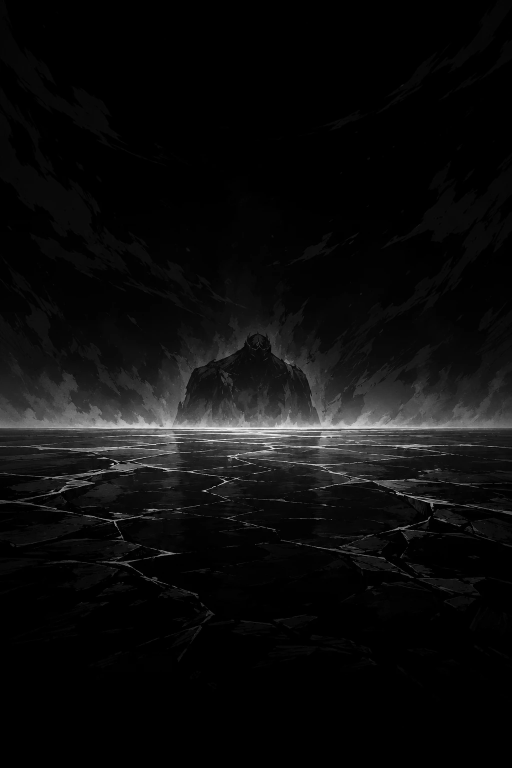
#> input picture art/bron/achtergrond-inferno-1-ver.png, 1024 x 1536 px, given in place of item-kettlebell.png, which was not available (shown at 1/2 size)
$ python prep-art.py ../art/bron/achtergrond-inferno-1-ver.png ../art/bron/achtergrond-inferno-2-midden.png
#> lines starting #> are read from the running program, lines starting #| are printed output that depends on the picture
# Maakt van de ChatGPT-beelden (art/bron, namen uit docs/ART-PIPELINE.md) de lagen voor de app.
#   python3 scripts/prep-art.py art/bron public/art
#
# - Alles wordt WebP met alfakanaal en op schermmaat verkleind.
# - Mist en water hebben een zwarte achtergrond; die mengt de app weg met 'screen'.
# - De veer wordt wit op doorzichtig.
# - Rigs (zoals Darkest Dungeon): het bewegende deel van een tafereel wordt een los stuk
#   met een draaipunt. ChatGPT tekent bij een bewerking het hele beeld opnieuw, dus we nemen
#   de basis en het bewegende deel uit hetzelfde beeld en wissen het deel uit de basis.
# - Pelgrim-stap 2 wordt op stap 1 uitgelijnd, zodat het lopen niet verspringt.
import json
import os
import sys

import numpy as np
from PIL import Image, ImageDraw, ImageFilter

SRC, OUT = sys.argv[1], sys.argv[2]
os.makedirs(OUT, exist_ok=True)
rig = {}


def load(name):
    return Image.open(os.path.join(SRC, name + '.png')).convert('RGBA')


def save(im, name, width=None, rgb=False):
    if width and im.width > width:
        im = im.resize((width, round(im.height * width / im.width)), Image.LANCZOS)
    if rgb:
        im = im.convert('RGB')
    im.save(os.path.join(OUT, name + '.webp'), 'WEBP', quality=80, method=6)
    return im


def mask_poly(size, polys, feather=3):
    m = Image.new('L', size, 0)
    d = ImageDraw.Draw(m)
    for p in polys:
        d.polygon(p, fill=255)
    return m.filter(ImageFilter.GaussianBlur(feather)) if feather else m


def grey_on_white(im):
    bg = Image.new('RGBA', im.size, (255, 255, 255, 255))
    return np.asarray(Image.alpha_composite(bg, im).convert('L'), float)


def shift_of(a, b):
    """Verschuiving (dx, dy) die b op a legt, via fasecorrelatie."""
    a = a - a.mean()
    b = b - b.mean()
    r = np.fft.ifft2(np.fft.fft2(a) * np.conj(np.fft.fft2(b)) / (np.abs(np.fft.fft2(a) * np.conj(np.fft.fft2(b))) + 1e-9)).real
    dy, dx = np.unravel_index(r.argmax(), r.shape)
    if dy > r.shape[0] // 2:
        dy -= r.shape[0]
    if dx > r.shape[1] // 2:
        dx -= r.shape[1]
    return int(dx), int(dy)


# Karakters: 640 breed is genoeg voor een telefoon met 2× pixels
for n in [f'karakter-{c}{v}' for c in ['schim', 'verdwaalde', 'balans', 'klimmer', 'ideaal'] for v in ['']]:
    if os.path.exists(os.path.join(SRC, n + '.png')):
        save(load(n), n, 640)
# Het oog van karakter-balans, voor het knipperen (in bronpixels 1024×1536)
rig['balans'] = {'w': 1024, 'h': 1536, 'eye': [572, 116, 594, 128], 'cheek': [575, 131, 592, 137], 'feet': 0.955}

# Achtergronden: laag 1 (de verte) is dekkend. Gespiegeld zodat het licht van rechts komt,
# waar in de scène de deugd staat; links blijft de zonde in de schaduw.
# De berg (kust-2) blijft rechts staan: daar ligt de klim, aan de kant van de deugd.
LAYERS = {
    'achtergrond-kust-1-ver': (True, True),
    'achtergrond-kust-2-midden': (False, False),
    'achtergrond-kust-3-grond': (True, False),
    'achtergrond-kust-4-voorgrond': (True, False),
    'achtergrond-terrassen-1-ver': (False, True),
    'achtergrond-terrassen-2-midden': (False, False),
    'achtergrond-terrassen-4-voorgrond': (False, False),
    'achtergrond-paradiso-1-ver': (False, True),
    'achtergrond-paradiso-2-midden': (False, False),
    'achtergrond-paradiso-3-grond': (False, False),
    'achtergrond-paradiso-4-voorgrond': (False, False),
    'achtergrond-inferno-1-ver': (False, True),
    'achtergrond-inferno-2-midden': (False, False),
    'achtergrond-inferno-3-grond': (False, False),
    'achtergrond-inferno-4-voorgrond': (False, False),
    'achtergrond-terrassen-3-grond': (False, False),
    'achtergrond-woud-1-ver': (False, True),
    'achtergrond-woud-2-midden': (False, False),
    'achtergrond-woud-3-grond': (False, False),
    'achtergrond-woud-4-voorgrond': (False, False),
}
for n, (mirror, opaque) in LAYERS.items():
    if os.path.exists(os.path.join(SRC, n + '.png')):
        im = load(n)
        save(im.transpose(Image.FLIP_LEFT_RIGHT) if mirror else im, n, 1024, rgb=opaque)

# Voorwerpen en figuranten
save(load('item-kettlebell'), 'item-kettlebell', 320)
#> call 3 of load, with name = 'item-kettlebell'
#> call 3 of save, with name = 'item-kettlebell', width = 320, rgb = False
#> in save (call 3), `im = im.resize((width, round(im.height * width / im.width)), Image.LAN..`:
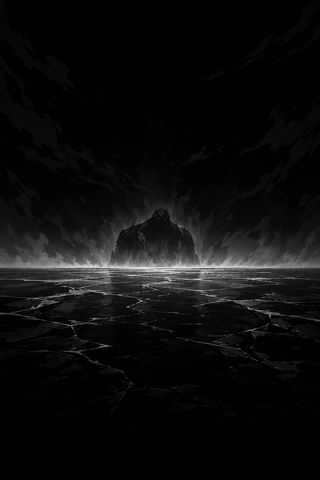
#> im: PIL image 320x480 RGBA; mean R, G, B, A 12.7, 12.7, 12.7, 255
save(load('item-telefoon'), 'item-telefoon', 320)
#> call 4 of load, with name = 'item-telefoon'
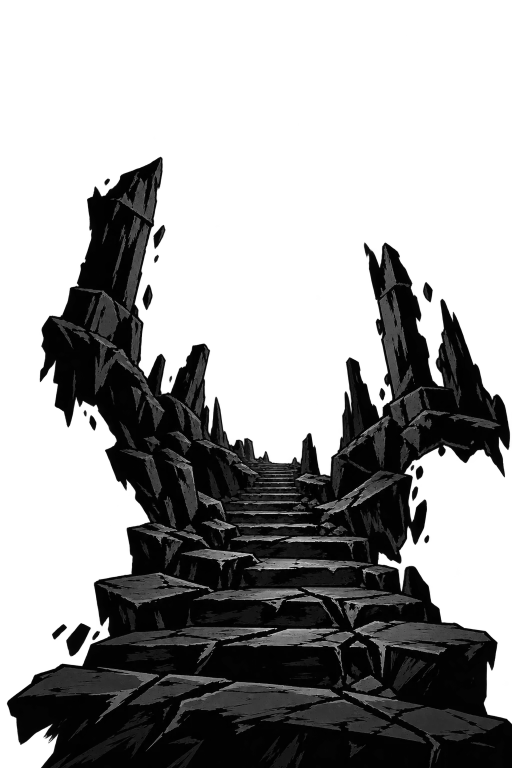
#> input picture art/bron/achtergrond-inferno-2-midden.png, 1024 x 1536 px, given in place of item-telefoon.png, which was not available (shown at 1/2 size)
#> in load, returned value is the input picture: PIL image 1024x1536 RGBA; mean R, G, B, A 9.4, 9.4, 9.4, 102.7
#> call 4 of save, with name = 'item-telefoon', width = 320, rgb = False
#> in save (call 4), `im = im.resize((width, round(im.height * width / im.width)), Image.LAN..`:
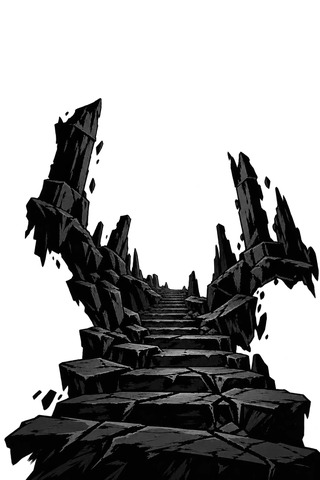
#> im: PIL image 320x480 RGBA; mean R, G, B, A 9.5, 9.5, 9.5, 102.8; transparent parts drawn white
#> (the run stopped early here; a loop or call above may not have finished)
